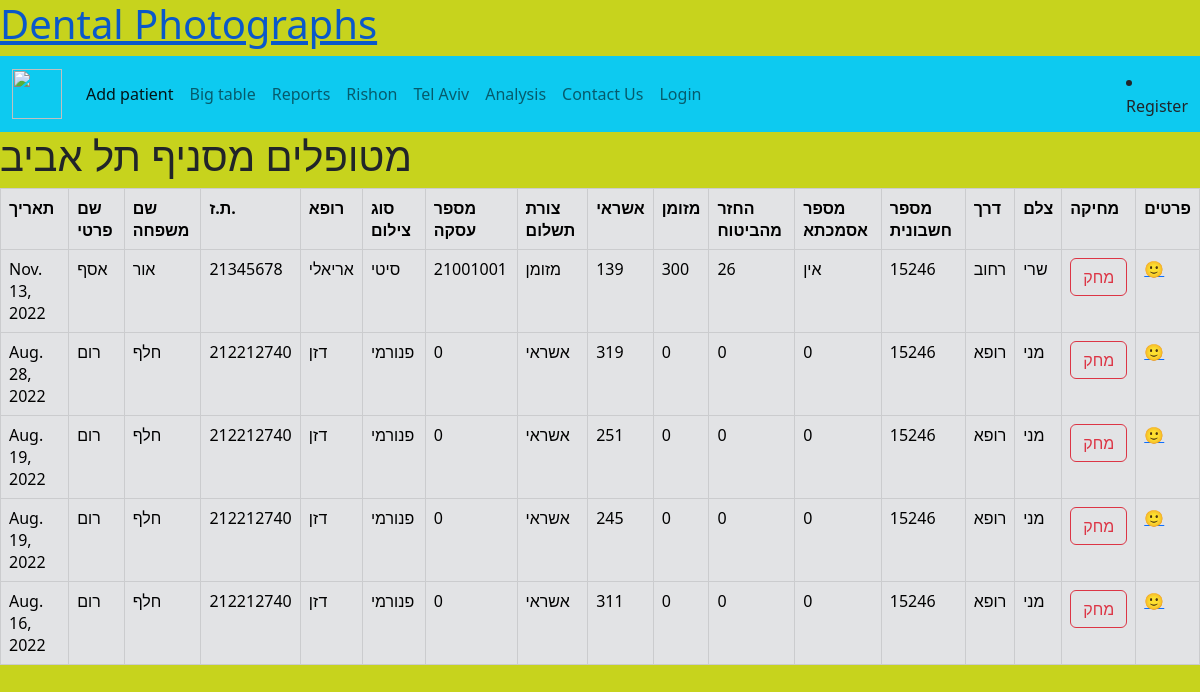
Page /dental_photographs/tel_aviv/ on the committed database.
### dental_app/models.py (models this page shows, shortened)
class patient(models.Model):
    branch=models.CharField(max_length=36, default='')
    date=models.DateField()
    first_name=models.CharField(max_length=36, default='')
    last_name=models.CharField(max_length=36, default='')
    id_number=models.IntegerField(max_length=36, default=0)
    doctor=models.CharField(max_length=36, default='')
    photo_type=models.CharField(max_length=36, default='')
    deal_number=models.IntegerField(max_length=36, default=0)
    price_type=models.CharField(max_length=36, default=0)
    credit=models.IntegerField(max_length=36, default=0)
    cash=models.IntegerField(max_length=36, default=0)
    reimbursement_from_insurance=models.IntegerField(max_length=36, default=0)
    reference_number=models.CharField(max_length=36, default=0)
    invoicing_number=models.IntegerField(max_length=36, default=0)
    way=models.CharField(max_length=36, default='')
    photographer_name=models.CharField(max_length=36, default='')

### dental_app/views.py (the view)
# urls.py: path('tel_aviv/', views.tel_aviv),
def tel_aviv(request,message=''):
    patients=patient.objects.filter(branch="תל אביב")
    return render(request,"tel_aviv.html",{'patients':reversed(patients),'message':message})

### templates/tel_aviv.html (shortened to what this page needs)
<html>
    {% extends "base.html" %}
    {% block title %}
    <head>
    <h1>מטופלים מסניף תל אביב</h1>
    </head>
    {% endblock %}
        {% block table %}
        <table style="width:130%">
            <table class="table thead-dark table-bordered table-secondary">
            <tr>
                <th>תאריך</th>
                <th>שם פרטי</th>
                <th>שם משפחה</th>
                <th>ת.ז.</th>
                <th>רופא</th>
                <th>סוג צילום</th>
                <th>מספר עסקה</th>
                <th>צורת תשלום</th>
                <th>אשראי</th>
                <th>מזומן</th>
                <th>החזר מהביטוח</th>
                <th>מספר אסמכתא</th>
                <th>מספר חשבונית</th>
                <th>דרך</th>
                <th>צלם</th>
                <th>מחיקה</th>
                <th>פרטים</th>
            </tr>
            {% for p in patients %}
            <tr>
                <td>{{ p.date }}</td>
                <td>{{ p.first_name }}</td>
                <td>{{ p.last_name }}</td>
                <td>{{ p.id_number }}</td>
                <td>{{ p.doctor }}</td>
                <td>{{ p.photo_type }}</td>
                <td>{{ p.deal_number }}</td>
                <td>{{ p.price_type }}</td>
                <td>{{ p.credit }}</td>
                <td>{{ p.cash }}</td>
                <td>{{ p.reimbursement_from_insurance }}</td>
                <td>{{ p.reference_number }}</td>
                <td>{{ p.invoicing_number }}</td>
                <td>{{ p.way }}</td>
                <td>{{ p.photographer_name }}</td>
                <td>
                    <form method="POST" action='/dental_photographs/remove/'>
                    <input class="btn btn-outline-danger" type="submit" value="מחק">
                </form>
                </td>
                <td><a href="/dental_photographs/patient_view/?id={{p.id}}">🙂</a></td>
            </tr>
            {% endfor %}
        </table>
    </body>
    {% endblock %}

### templates/base.html (style rules this page uses)
body { background-color: rgb(199, 211, 29); background-size: cover; }

### rows in the picture
patient: date "Nov. 13, 2022", first_name "אסף", last_name "אור", id_number "21345678", doctor "אריאלי", photo_type "סיטי", deal_number "21001001", price_type "מזומן", credit "139", cash "300", reimbursement_from_insurance "26", reference_number "אין", invoicing_number "15246", way "רחוב", photographer_name "שרי"
patient: date "Aug. 28, 2022", first_name "רום", last_name "חלף", id_number "212212740", doctor "דזן", photo_type "פנורמי", deal_number "0", price_type "אשראי", credit "319", cash "0", reimbursement_from_insurance "0", reference_number "0", invoicing_number "15246", way "רופא", photographer_name "מני"
patient: date "Aug. 19, 2022", first_name "רום", last_name "חלף", id_number "212212740", doctor "דזן", photo_type "פנורמי", deal_number "0", price_type "אשראי", credit "251", cash "0", reimbursement_from_insurance "0", reference_number "0", invoicing_number "15246", way "רופא", photographer_name "מני"
patient: date "Aug. 19, 2022", first_name "רום", last_name "חלף", id_number "212212740", doctor "דזן", photo_type "פנורמי", deal_number "0", price_type "אשראי", credit "245", cash "0", reimbursement_from_insurance "0", reference_number "0", invoicing_number "15246", way "רופא", photographer_name "מני"
patient: date "Aug. 16, 2022", first_name "רום", last_name "חלף", id_number "212212740", doctor "דזן", photo_type "פנורמי", deal_number "0", price_type "אשראי", credit "311", cash "0", reimbursement_from_insurance "0", reference_number "0", invoicing_number "15246", way "רופא", photographer_name "מני"
